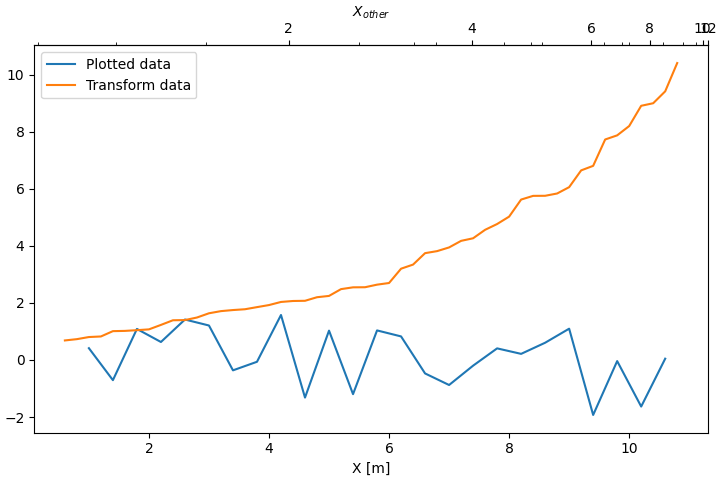

Reproduce this figure in Python.
# 引入所需库
import matplotlib.pyplot as plt
import numpy as np
import matplotlib
from matplotlib.ticker import AutoMinorLocator
matplotlib.use('TkAgg')

# 创建图形和坐标轴
fig, ax = plt.subplots(layout='constrained')
# 创建随机数据作为原始数据，将其绘制在坐标轴上，标签为'Plotted data'
xdata = np.arange(1, 11, 0.4)
ydata = np.random.randn(len(xdata))
ax.plot(xdata, ydata, label='Plotted data')

# 创建随机数据作为原始数据，将其绘制在坐标轴上，标签为'Transform data'
xold = np.arange(0, 11, 0.2)
xnew = np.sort(10 * np.exp(-xold / 4) + np.random.randn(len(xold)) / 3)
ax.plot(xold[3:], xnew[3:], label='Transform data')
# 设置x轴的标签为'X [m]'
ax.set_xlabel('X [m]')
# 添加图例
ax.legend()

# 定义两个函数 forward 和 inverse，用于将原始数据和变换后数据进行相互转换
def forward(x):
    return np.interp(x, xold, xnew)

def inverse(x):
    return np.interp(x, xnew, xold)
# 创建一个次要的x轴，并将其放置在顶部
# 设置次要x轴的刻度 locator 为 AutoMinorLocator()
secax = ax.secondary_xaxis('top', functions=(forward, inverse))
secax.xaxis.set_minor_locator(AutoMinorLocator())
# 设置次要x轴的标签为'$X_{other}$'
secax.set_xlabel('$X_{other}$')
plt.show()
